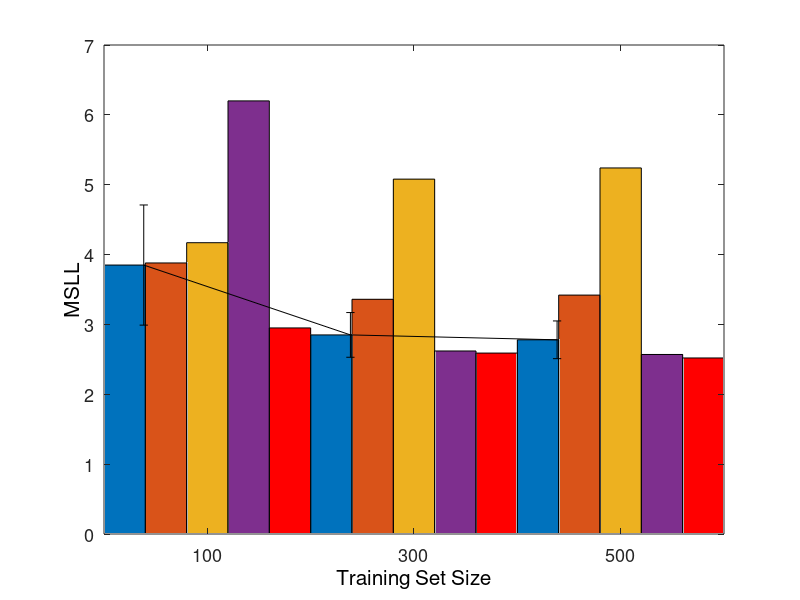

MATLAB code for this plot: (Note: this script raises an error after producing the figure.)
close all;
clear;
model_series(:,:,1) = [3.85 3.88 4.17 6.20 2.95 ;
2.85 3.36 5.08 2.62 2.59;
2.78 3.42 5.24 2.57 2.52];
model_error(:,:,1) =[0.86 0.19 0.69 0.87 0.14;
 0.32 0.35 0.79 0.04 0.04;
0.27 0.27 0.49 0.03 0.04];

model_series(:,:,2) = [4.06 3.10 3.39 5.73 2.34;
2.44 2.77 3.49 2.06 2.00;
2.05 2.59 3.54 2.02 1.93];
model_error(:,:,2) = [1.18 0.27 0.38 0.89 0.15;
0.37 0.19 0.43 0.04 0.03;
0.32 0.24 0.34 0.03 0.04];
model_series(:,:,3) = [4.33 3.44 2.68 2.36 2.44;
2.39 2.40 2.65 2.12 1.92;
2.28 2.28 2.46 2.04 1.83];
model_error(:,:,3) = [1.54 0.49 0.24 0.08 0.12;
0.59 0.12 0.25 0.15 0.04;
0.51 0.19 0.10 0.08 0.02];

model_series(:,:,4) = [2.76 2.11 1.30 0.86 0.95;
0.92 1.27 1.71 0.59 0.53;
0.76 1.27 2.20 0.55 0.44];
model_error(:,:,4) = [1.53 0.55 0.21 0.66 0.10;
0.51 0.19 0.21 0.10 0.04;
0.45 0.15 0.22 0.04 0.03];


color=[0 0 0.75;0 1 0;1 0.5 0];
for n=1:4
figure;
h = bar(model_series(:,:,n));
ch = get(h,'children');
set(ch{5},'FaceColor','r')
% set(ch{2},'FaceVertexCData',[1;1;1;1;2;2;2;2;3;3;3;3;4;4;4;4])
% set(ch{3},'FaceVertexCData',[1;1;1;1;2;2;2;2;3;3;3;3;4;4;4;4])
% set(ch{4},'FaceVertexCData',[1;1;1;1;2;2;2;2;3;3;3;3;4;4;4;4])
% set(ch{5},'FaceVertexCData',[1;1;1;1;2;2;2;2;3;3;3;3;4;4;4;4])
set(gca,'FontSize',13);
set(h,'BarWidth',1);    % The bars will now touch each other
% set(gca,'YGrid','on')
% set(gca,'GridLineStyle','-')
set(gca,'XTicklabel','100|300|500')
set(get(gca,'YLabel'),'String','MSLL','FontSize',15)
set(get(gca,'XLabel'),'String','Training Set Size','FontSize',15)
lh = legend([ch{1} ch{2} ch{3} ch{4} ch{5}],'sGPR','MTGP','COGP','VGPDS','VDMM-GPRM');
% set(lh,'Location','BestOutside','Orientation','horizontal')
hold on;
numgroups = size(model_series, 1); 
numbars = size(model_series, 2); 
groupwidth = min(0.8, numbars/(numbars+1.5));
for i = 1:numbars
      % Based on barweb.m by Bolu Ajiboye from MATLAB File Exchange
      x = (1:numgroups) - groupwidth/2 + (2*i-1) * groupwidth / (2*numbars);  % Aligning error bar with individual bar
      errorbar(x, model_series(:,i,n), model_error(:,i,n), 'k', 'linestyle', 'none','LineWidth',2);
end

print('-depsc',[num2str(n) '.eps'])
end
